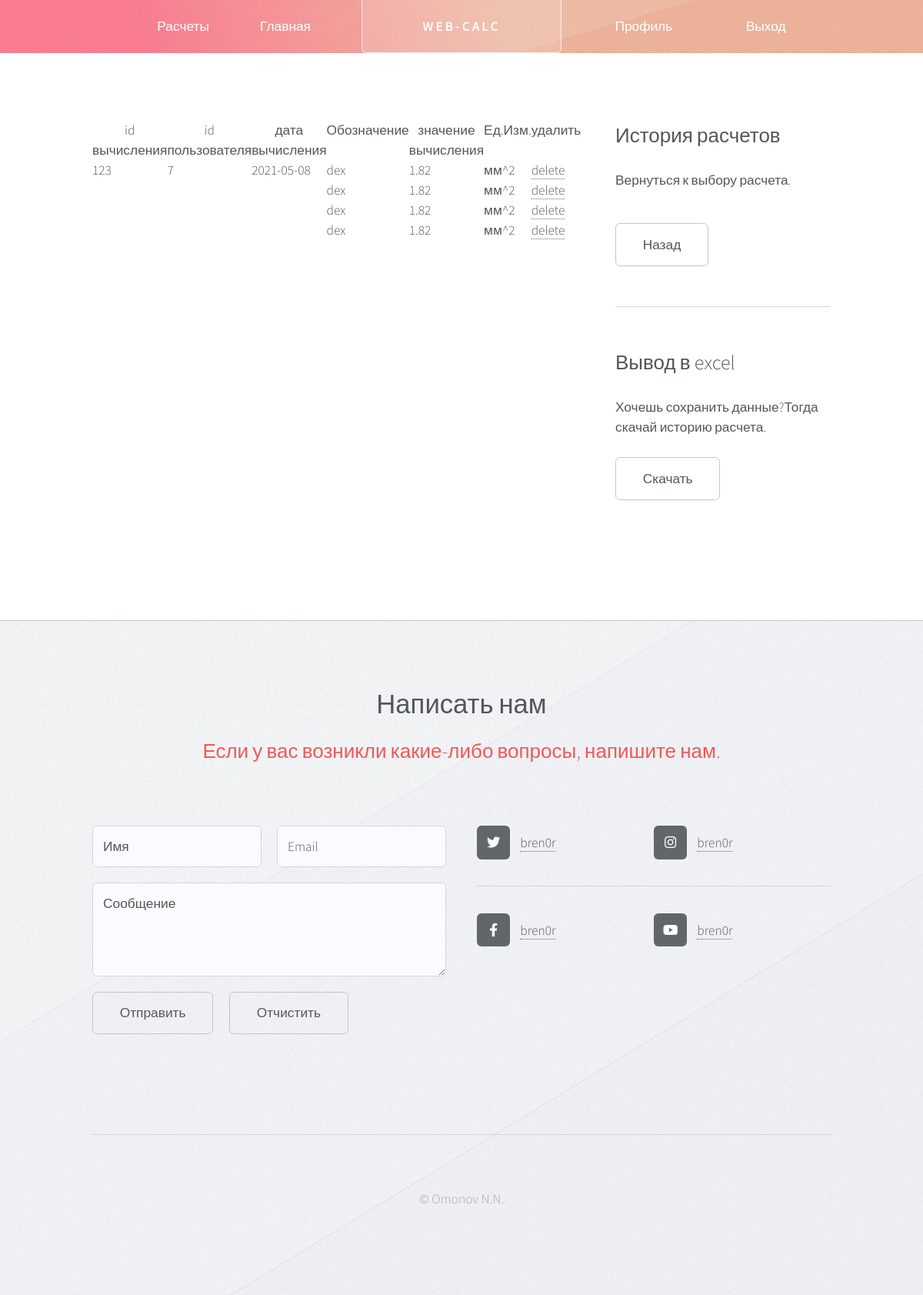
Screenshot of /history4.php with the database file from the repository.
### tables this page shows
CREATE TABLE `output4` (
  `calc_id` int(11) NOT NULL,
  `user_id` int(11) NOT NULL,
  `date` date NOT NULL,
  `output_name` varchar(255) NOT NULL,
  `data_type` varchar(255) NOT NULL,
  `discription` varchar(255) NOT NULL,
  `unit` varchar(255) NOT NULL,
  `value` double NOT NULL
);

### history4.php (the view, shortened to what this page needs)
<!DOCTYPE HTML>
<html>
	<head>
		<link rel="stylesheet" href="assets/css/main.css" />
	</head>
	<body class="right-sidebar is-preload">
		<div id="page-wrapper">
				<div id="header-wrapper">
					<div id="header" class="container">
							<h1 id="logo"><a href="index.html">Web-Calc</a></h1>
							<nav id="nav">
								<ul>
									<li>
										<a href="#">Расчеты</a>
									</li>
									<li><a href="main.php">Главная</a></li>
									<li class="break"><a href="profile.php">Профиль</a></li>
									<li><a href="vendor/logout.php">Выход</a></li>
								</ul>
							</nav>
					</div>
				</div>
				<div class="wrapper">
					<div class="container" id="main">
						<div class="row gtr-150">
							<div class="col-8 col-12-narrower">
									<article id="content">
										<header>
											<?php
				$az = 1;
					function showCalcTable($connect)
					{
						$result = mysqli_query($connect, "SELECT `calc_id`, `user_id`, `date`,`output_name`, `value`, `unit` FROM `output4`") or die(mysqli_error($connect));
						for ($data = []; $row = mysqli_fetch_assoc($result); $data[] = $row);
						print '<table class="tblca" border=1 cellspacing=0>
										<tr class="trinfo">
											<th>id вычисления </th>
											<th>id пользователя</th>
											<th>дата вычисления</th>
											<th>Обозначение</th>
											<th>значение вычисления</th>
											<th>Ед.Изм.</th>
											<th>удалить</th>
										</tr>';
						foreach ($data as $page)
						{
							print "<tr>";
							if ($az < 2){
								print "<td rowspan =99>{$page['calc_id']}</td>
								<td rowspan = '99'>{$page['user_id']}</td>
								<td rowspan = '99'>{$page['date']}</td>";
								$az = 3;}
										print "
										<td>{$page['output_name']}</td>
										<td>{$page['value']}</td>
										<td>{$page['unit']}</td>
										<td><a href=\"?delete={$page['calc_id']}\">delete</a></td>
									</tr>";
						}
						print '</table>';
					}
					showCalcTable($connect);
				?>
										</header>
									</article>
							</div>
							<div class="col-4 col-12-narrower">
									<section id="sidebar">
										<section>
											<header>
												<h3>История расчетов</h3>
											</header>
											<p>Вернуться к выбору расчета.</p>
											<ul class="actions">
												<li><a href="history.php" class="button">Назад</a></li>
											</ul>
										</section>
										<section>
											<header>
												<h3>Вывод в excel</h3>
											</header>
											<p>Хочешь сохранить данные?Тогда скачай историю расчета.</p>
											<form method="post" action="export4.php">
            								<input type="submit" name="export" class="btn" value="Скачать" />
											</form>
											</section>
									</section>
							</div>
						</div>
					</div>
				</div>
				<div id="footer-wrapper">
					<div id="footer" class="container">
						<header class="major">
							<h2>Написать нам</h2>
							<p>Если у вас возникли какие-либо вопросы, напишите нам.</p>
						</header>
						<div class="row">
							<section class="col-6 col-12-narrower">
								<form method="post" action="#">
									<div class="row gtr-50">
										<div class="col-6 col-12-mobile">
											<input name="name" placeholder="Имя" type="text" />
										</div>
										<div class="col-6 col-12-mobile">
											<input name="email" placeholder="Email" type="text" />
										</div>
										<div class="col-12">
											<textarea name="message" placeholder="Сообщение"></textarea>
										</div>
										<div class="col-12">
											<ul class="actions">
												<li><input type="submit" value="Отправить" /></li>
												<li><input type="reset" value="Отчистить" /></li>
											</ul>
										</div>
									</div>
								</form>
							</section>
							<section class="col-6 col-12-narrower">
								<div class="row gtr-0">
									<ul class="divided icons col-6 col-12-mobile">
										<li class="icon brands fa-twitter"><a href="#"><span class="extra">twitter.com/</span>bren0r</a></li>
										<li class="icon brands fa-facebook-f"><a href="#"><span class="extra">facebook.com/</span>bren0r</a></li>
									</ul>
									<ul class="divided icons col-6 col-12-mobile">
										<li class="icon brands fa-instagram"><a href="#"><span class="extra">instagram.com/</span>bren0r</a></li>
										<li class="icon brands fa-youtube"><a href="#"><span class="extra">youtube.com/</span>bren0r</a></li>
									</ul>
								</div>
							</section>
						</div>
					</div>
					<div id="copyright" class="container">
						<ul class="menu">
							<li>&copy; Omonov N.N.</li>
						</ul>
					</div>
				</div>
		</div>
	</body>
</html>

### rows the page displays
output4: calc_id "123", user "7", date "2021-05-08", output_name "dex", value "1.82", unit "мм^2"
output4: output_name "dex", value "1.82", unit "мм^2"
output4: output_name "dex", value "1.82", unit "мм^2"
output4: output_name "dex", value "1.82", unit "мм^2"
